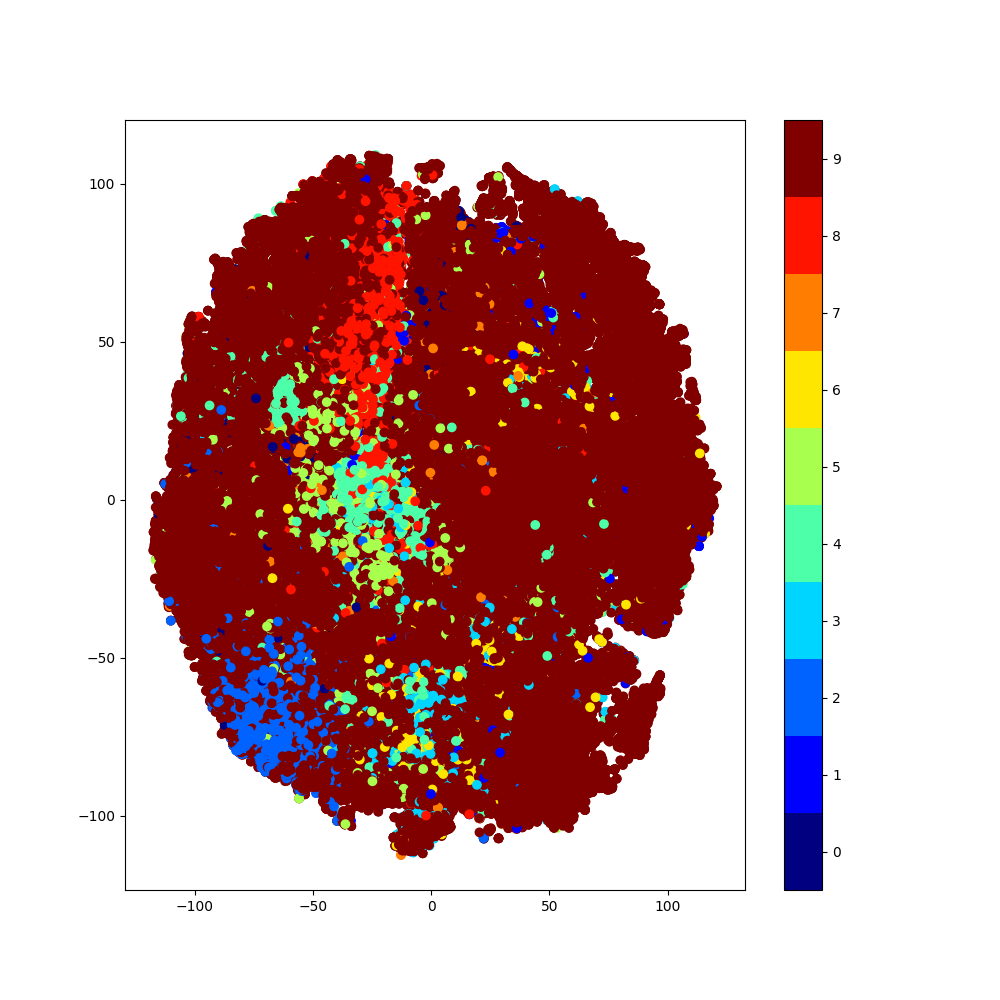

The Python source for this figure:
from configs.data_config import data_args
from data_process import dataRead
from sklearn.manifold import TSNE
import matplotlib.pyplot as plt

if __name__ == "__main__":
    data = dataRead(data_args.data_root, data_args.data_name)
    tsne = TSNE(n_components=2)
    x_tsne = tsne.fit_transform(data.x)
    y = data.y.cpu().numpy()
    plt.figure(figsize=(10, 10))
    plt.scatter(x_tsne[:, 0], x_tsne[:, 1], c=y, cmap=plt.cm.get_cmap('jet', 10))
    plt.colorbar(ticks=range(10))
    plt.clim(-0.5, 9.5)
    plt.savefig('test.png')
    plt.show()